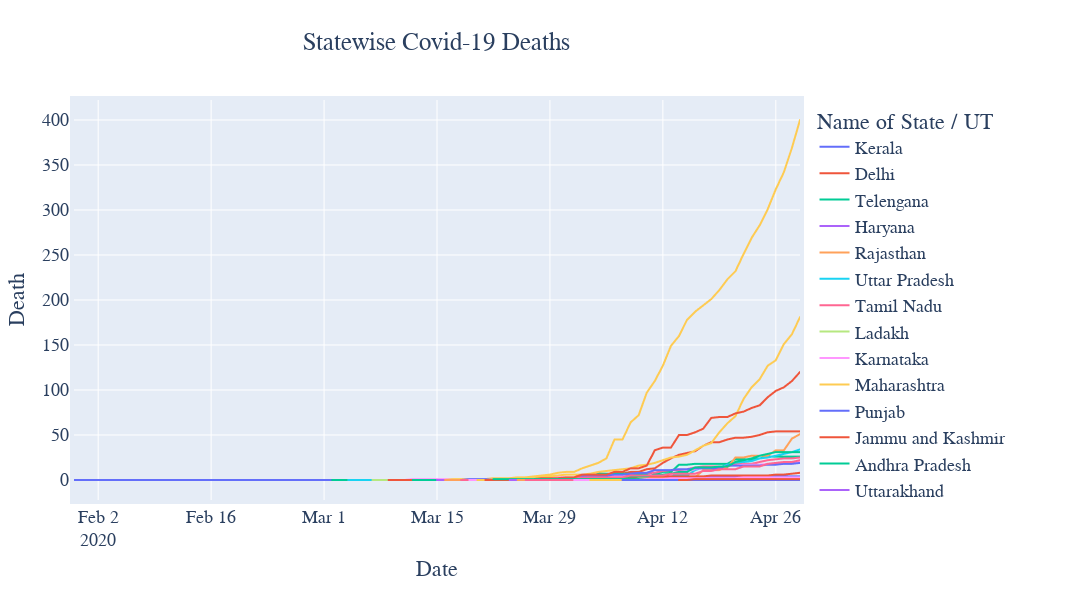

This figure's notebook cell:
### Markdown cell above
# State/UT Plot of Total Deaths

### Code cell
import pylab as pl
import seaborn as sns
import plotly.express as px
import plotly.graph_objects as go

fig = go.Figure()
df_per_state = df.copy(deep=False)
fig = px.line(df_per_state, x="Date", y="Death", title='Statewise Covid-19 Deaths', line_group='Name of State / UT', color='Name of State / UT')
fig.update_layout(
    autosize=False,
    width=1400,
    height=600,
    title_x=0.4,
    font=dict(
        family="Courier New, monospace",
        size=18
    ),
    margin=dict(
        l=50,
        r=50,
        b=100,
        t=100,
        pad=4
    ),
)
fig.show()
